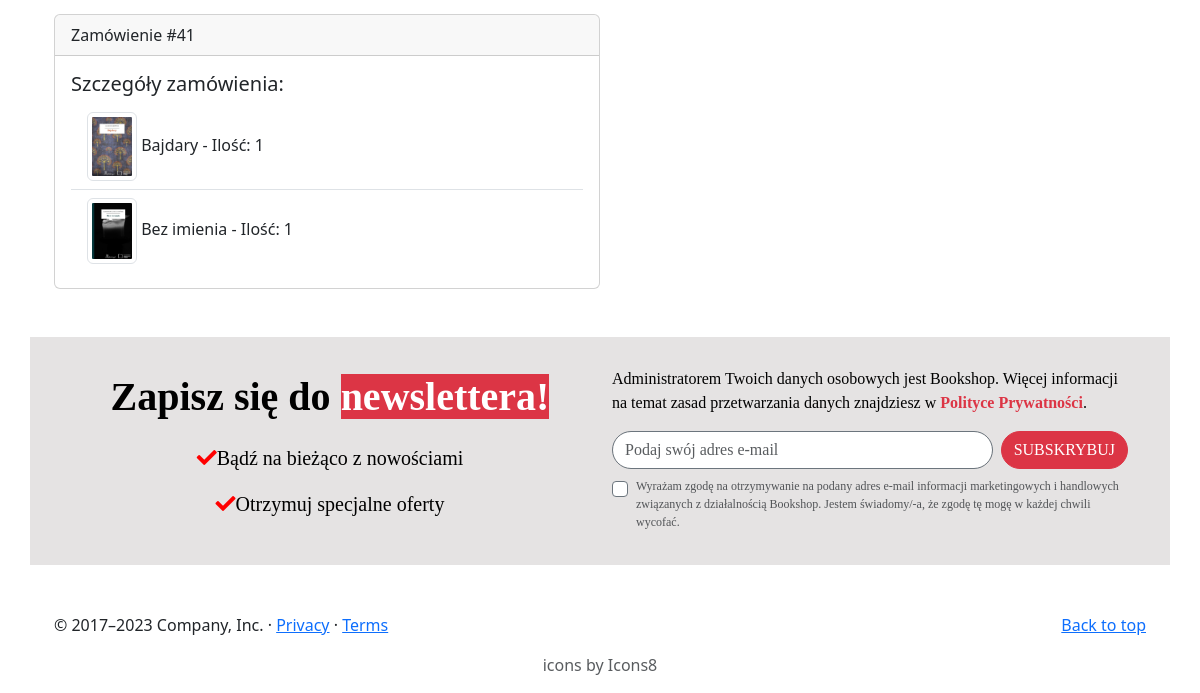
The page /history/ (signed in, lower part) on the database as committed earlier.
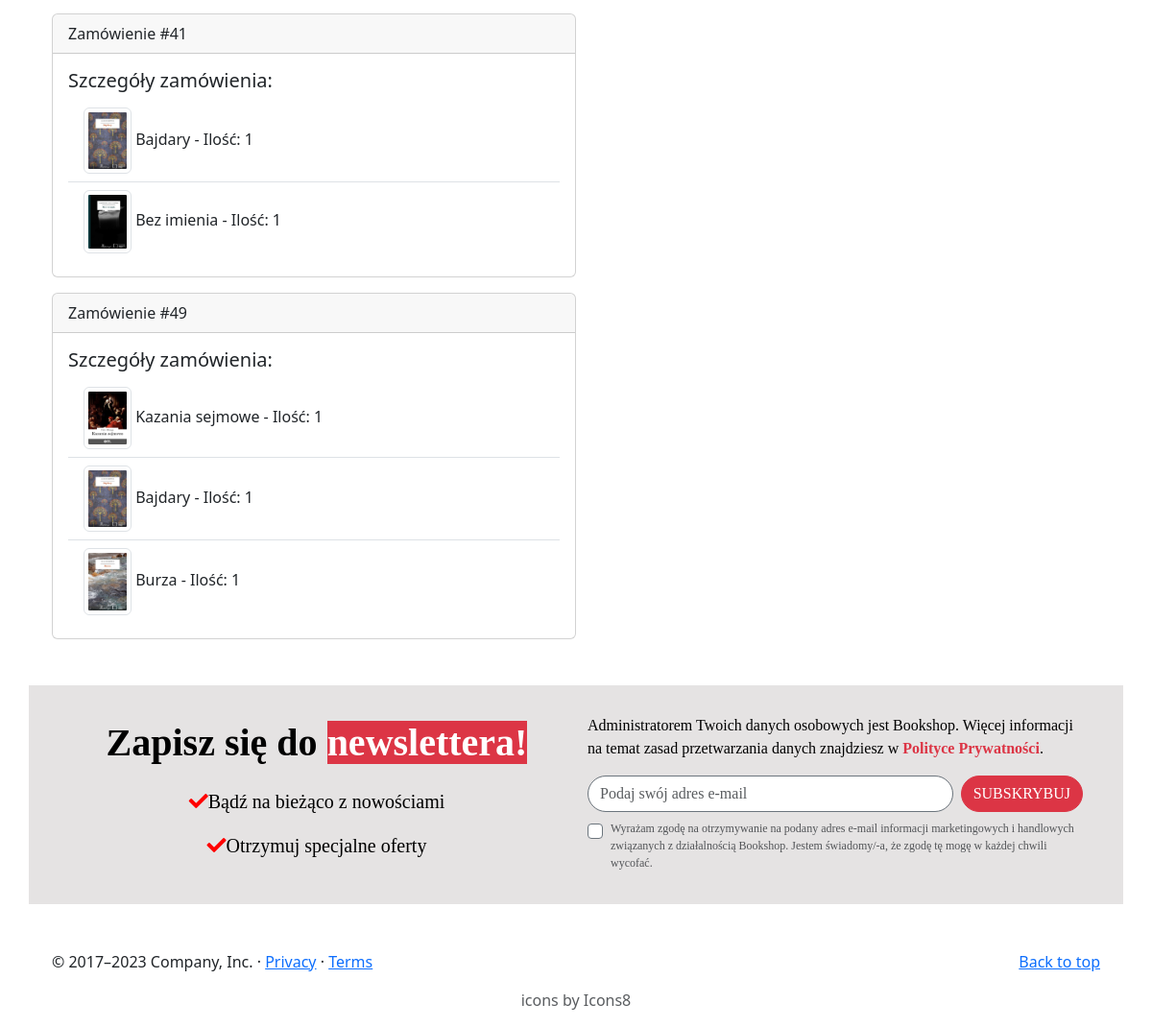
The same page on the database as committed later.
### myapp/models.py (models this page shows, shortened)
class Order(models.Model):
    user = models.ForeignKey(User, on_delete=models.CASCADE)
    books = models.ManyToManyField(Book, through='OrderItem')
    STATUS_CHOICES = [
        ('pending', 'Pending'),
        ('completed', 'Completed'),
        ('cancelled', 'Cancelled'),
    ]
    status = models.CharField(max_length=10, choices=STATUS_CHOICES, default='pending')

class OrderItem(models.Model):
    book = models.ForeignKey(Book, on_delete=models.CASCADE)
    order = models.ForeignKey(Order, on_delete=models.CASCADE)
    quantity = models.IntegerField(default=1)

class Book(models.Model):
    title = models.CharField(max_length=100)
    author = models.CharField(max_length=100, blank=True)
    price = models.FloatField()
    description = models.TextField()
    file = models.ImageField(upload_to='uploads', blank=True)
    created = models.DateField(auto_now_add=True)
    modified = models.DateField(auto_now=True)
    genres = models.ManyToManyField(Genre, blank=True)

### myapp/views.py (the view)
# urls.py: path('history/', views.history, name='history'),
@login_required()
def history(request):
    orders = Order.objects.filter(user=request.user, status='cancelled').prefetch_related('orderitem_set')
    return render(request, 'myapp/history.html', {'orders': orders})

### myapp/templates/myapp/history.html (shortened to what this page needs)
{% extends 'myapp/base.html' %}
{% block body %}
<div class="container mt-4">
    {% for order in orders %}
        <div class="card mb-3 w-50">
            <div class="card-header">Zamówienie #{{ order.id }}</div>
            <div class="card-body">
                <h5 class="card-title">Szczegóły zamówienia:</h5>
                <ul class="list-group list-group-flush">
                    {% for order_item in order.orderitem_set.all %}
                        <li class="list-group-item">
                            <img src="{{ order_item.book.file.url }}" class="img-thumbnail" style="width: 50px;" alt="Book Cover">
                            {{ order_item.book.title }} - Ilość: {{ order_item.quantity }}
                        </li>
                    {% endfor %}
                </ul>
            </div>
        </div>
    {% endfor %}
</div>
{% endblock %}

### myapp/templates/myapp/base.html (shortened to what this page needs)
{% load static %}
<!doctype html>
<html lang="en">
    <head>
        <link href="https://cdn.jsdelivr.net/npm/bootstrap@5.3.2/dist/css/bootstrap.min.css" rel="stylesheet">
        <link rel="stylesheet" href="https://cdnjs.cloudflare.com/ajax/libs/font-awesome/5.10.0/css/all.css">
    </head>
    <body>
        <div class="container">
        {% block body %}
        {% endblock %}
            <div id="newsletterDiv" class="row d-flex align-items-center mt-5 mb-5 " data-bs-theme="light" style="background-color:#E5E3E3; font-family:Poppins; padding: 30px;">
                <div class="col-sm-12 col-md-6">
                    <p class="text-center fs-1 fw-bold" style="color: #000;">
                        Zapisz się do <a class="text-white text-decoration-none fw-bold bg bg-danger" >newslettera!</a>
                    </p>
                    <p class="text-center fs-5" style="color: #000;">
                        <i class="fa fa-check" style="color:red;" aria-hidden="true"></i>Bądź na bieżąco z nowościami
                    </p>
                    <p class="text-center fs-5" style="color: #000;">
                        <i class="fa fa-check" style="color:red;" aria-hidden="true"></i>Otrzymuj specjalne oferty
                    </p>
                </div>
                <div class="col-sm-12 col-md-6">
                    <p style="color: #000;">
                        Administratorem Twoich danych osobowych jest Bookshop. Więcej informacji na temat zasad przetwarzania danych znajdziesz w
                        <span class="text-danger fw-bold">Polityce Prywatności</span>.
                    </p>
                    <div class="d-flex" role="search">
                        <input id="newsletterInput" class="form-control me-2 rounded-pill border border-secondary" type="email" placeholder="Podaj swój adres e-mail" aria-label="Search">
                        <button onclick="newsletterCommunicat(event)" class="btn btn-danger rounded-pill" type="submit">
                        SUBSKRYBUJ
                        </button>
                    </div>
                    <div class="form-check mt-2 text-body">
                        <input class="form-check-input border border-secondary" type="checkbox" value="" id="sub">
                        <label class="form-check-label text-body-secondary text-body" for="sub" style="font-size:12px;">
                            Wyrażam zgodę na otrzymywanie na podany adres e-mail informacji marketingowych i handlowych związanych z działalnością
                            Bookshop. Jestem świadomy/-a, że zgodę tę mogę w każdej chwili wycofać.
                        </label>
                    </div>
                </div>
            </div>
            <footer class="container mt-4">
                <p class="float-end"><a href="#">Back to top</a></p>
                <p>&copy; 2017–2023 Company, Inc. &middot; <a href="#">Privacy</a> &middot; <a href="#">Terms</a></p>
                <p class="text-center text-body-secondary">icons by Icons8</p>
            </footer>
        </div>
    </body>
</html>

### myapp/templates/myapp/base.html (style rules this page uses)
body { padding-top: 70px; }

Rows that differ between the two databases and show on the page:
added Order: id "49"
added OrderItem: book.file (picture), book "Kazania sejmowe", quantity "1", shown under "49"
added OrderItem: book.file (picture), book "Bajdary", quantity "1", shown under "49"
added OrderItem: book.file (picture), book "Burza", quantity "1", shown under "49"
